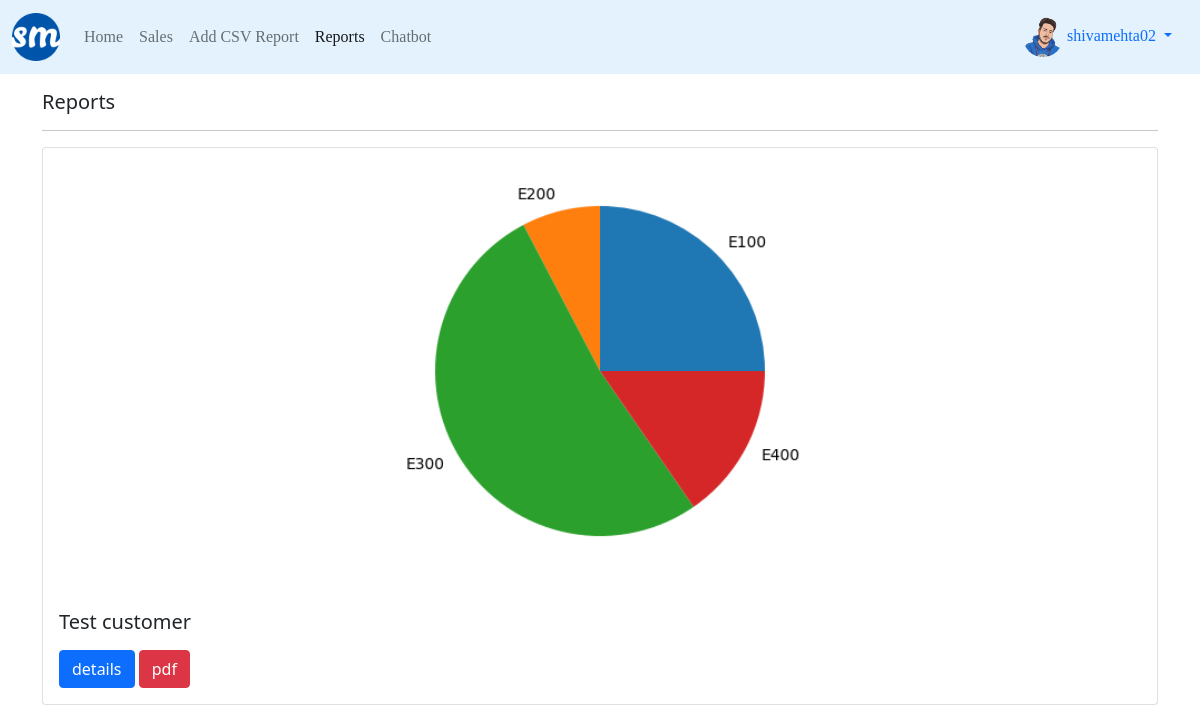
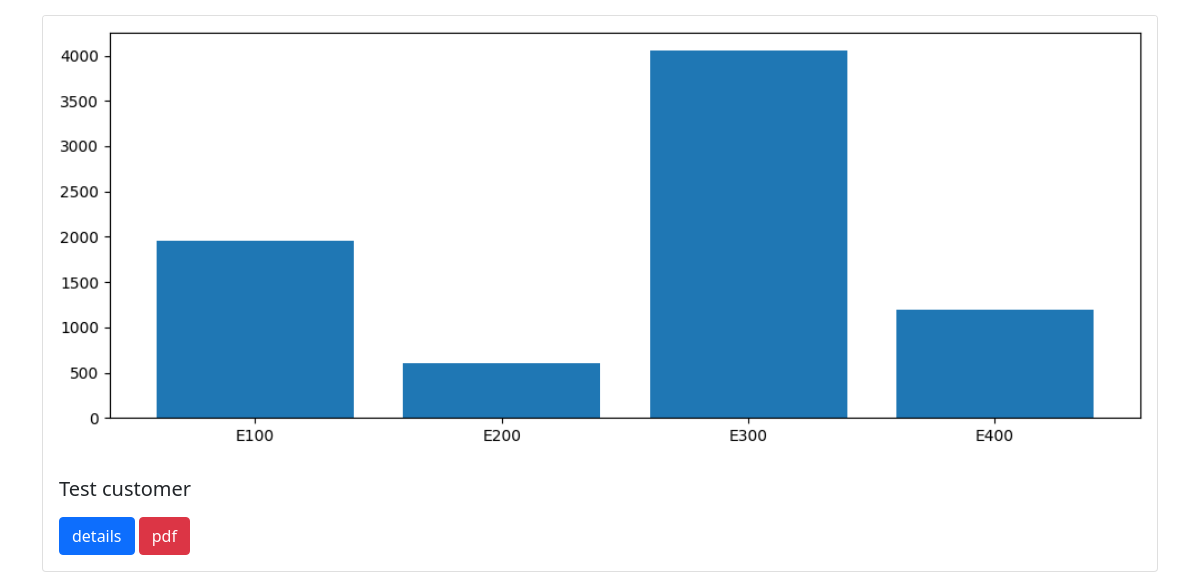
/reports/ (signed in), run on an earlier commit of the app's database (2 pictures, top to bottom).
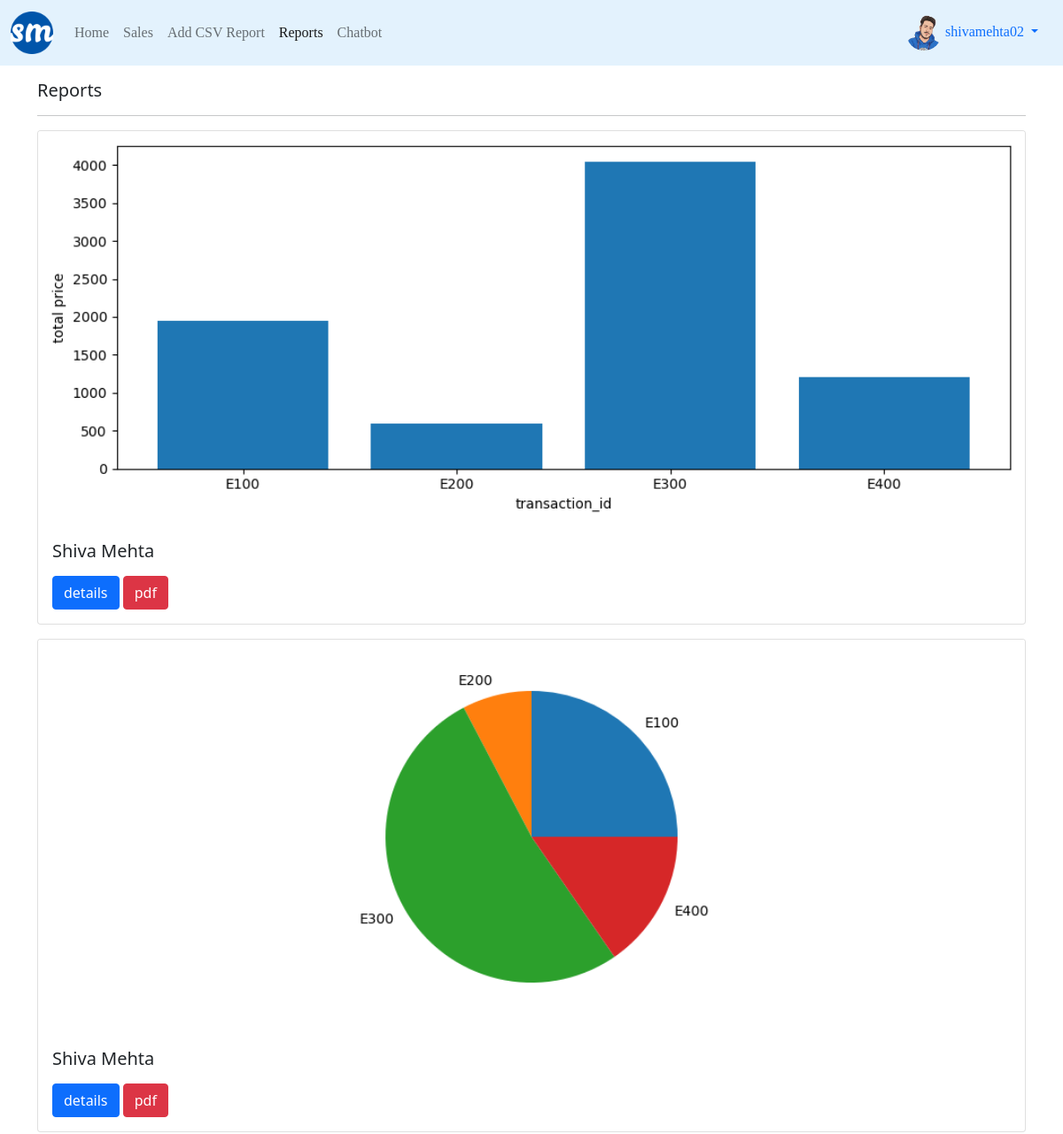
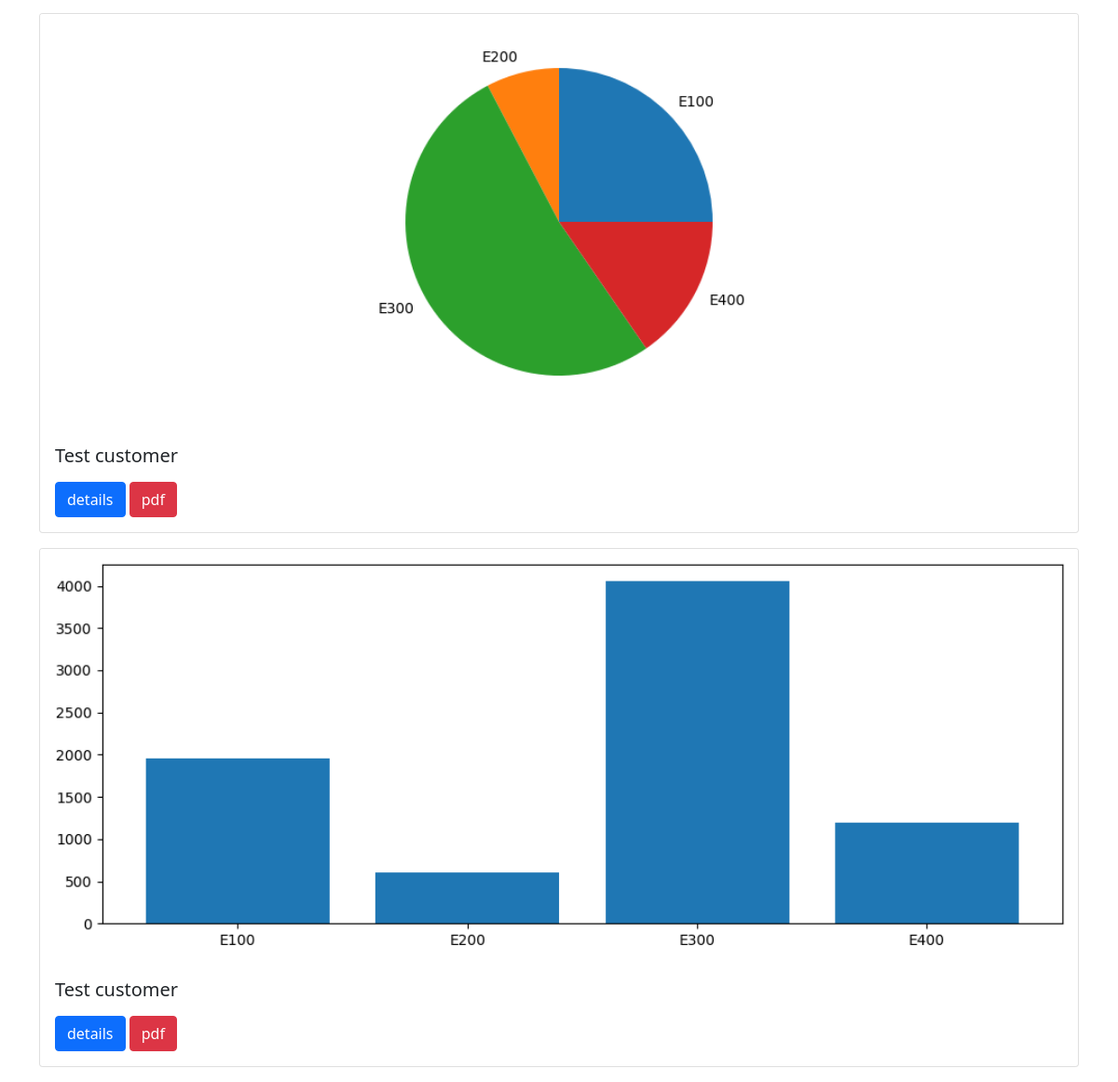
And on a later commit of the database (2 pictures, top to bottom).
### profiles/models.py (models this page shows, shortened)
class Profile(models.Model):
    user = models.OneToOneField(User,on_delete=models.CASCADE)
    bio = models.TextField(default='no bio...')
    avatar = models.ImageField(upload_to= 'avatars',default = 'no_picture.png')
    created = models.DateTimeField(auto_now_add=True)
    updtaed = models.DateTimeField(auto_now= True)

### reports/models.py (models this page shows, shortened)
class Report(models.Model):
    name = models.CharField(max_length=120)
    image = models.ImageField(upload_to = 'reports',blank = True)
    remarks = models.TextField()
    author = models.ForeignKey(Profile,on_delete=models.CASCADE)
    created = models.DateTimeField(auto_now=True)
    updated = models.DateTimeField(auto_now=True)
    def get_absolute_url(self):
        return reverse("reports:detail", kwargs={"pk": self.pk})
    class Meta:
        ordering = ('-created',)

### reports/views.py (the view)
# urls.py: path('',ReportListView.as_view(),name='main'),
class ReportListView(LoginRequiredMixin,ListView):
    model = Report
    template_name = 'reports/main.html'

### reports/templates/reports/main.html (shortened to what this page needs)
{% extends 'base.html' %}
   {%block content %}
   <h5>Reports</h5>
    <hr>
    {% for obj in object_list %}
      <div class="card mb-3">
        {% if obj.image %}
        <img src="{{obj.image.url}}" class="card-img-top" alt="{{obj.name}}">
        {% endif %}
        <div class="card-body">
          <h5 class="card-title">{{obj.name}}</h5>
          <a href="{{obj.get_absolute_url}}"class="btn btn-primary">details</a>
          <a href="{% url 'reports:pdf' obj.pk %}"class="btn btn-danger">pdf</a>
        </div>
      </div>
    {% endfor %}
 {% endblock content %}

### templates/base.html (shortened to what this page needs)
{% load static %}
<!doctype html>
<html lang="en">
  <head>
    <link href="https://cdn.jsdelivr.net/npm/bootstrap@5.0.0-beta2/dist/css/bootstrap.min.css" rel="stylesheet">
    <link rel="stylesheet" href="{% static 'dropzone.css' %}">
    <link rel="stylesheet" href="{% static 'style.css' %}">
    <link rel="stylesheet" href="{%static 'Poppins-Bold.ttf'%}">
  </head>
  <body>
    {% include 'navbar.html' %}
    <div class="container mt-3 mb-3">
        {% block content %}
        {% endblock content %}
    </div>
  </body>
</html>

### templates/navbar.html (shortened to what this page needs)
{% load static %}
{% url 'sales:home' as path_to_home %}
{% url 'sales:list' as path_to_sales %}
{% url 'reports:from-file' as path_to_from_files %}
{% url 'reports:main' as path_to_reports %}
{% url 'chatbot:chatbot' as path_to_chatbot %}
<nav class="navbar navbar-expand-lg navbar-light" style="background-color: #e3f2fd; font-family: Poppins-Bold;">
  <div class="container-fluid">
    <a class="navbar-brand" href=""><img src="{% static 'favicon.ico' %}" class="logo-sm"></a>
    <div class="collapse navbar-collapse" id="navbarSupportedContent">
      <ul class="navbar-nav  ">
        <li class="nav-item">
          <a class="nav-link {% if request.path == path_to_home%}active{% endif %}" href="{{path_to_home}} ">Home</a>
        </li>
        <li class="nav-item">
          <a class="nav-link {% if request.path == path_to_sales%}active{% endif %}" href="{{path_to_sales}}">Sales</a>
        </li>
        <li class="nav-item">
          <a class="nav-link {% if request.path == path_to_from_files%}active{% endif %}" href="{{path_to_from_files}}">Add CSV Report</a>
        </li>
        <li class="nav-item">
          <a class="nav-link {% if request.path == path_to_reports%}active{% endif %}" href="{{path_to_reports}}">Reports</a>
        </li>
        <li class="nav-item">
          <a class="nav-link {% if request.path == path_to_chatbot%}active{% endif %}" href="{{path_to_chatbot}}">Chatbot</a>
        </li>
      </ul>
    </div>
    {% if request.user.is_authenticated %}
      <div class="nav-item dropdown">
        <div class="nav-link dropdown-toggle" id="navbarDropdownMenuLink" role="button" data-bs-toggle="dropdown" aria-expanded="false">
          <img src="{{request.user.profile.avatar.url}}" class="avatar-sm">&nbsp;{{request.user}}
        </div>
      </div>
    {% endif %}
  </div>
</nav>

### static/style.css (style rules this page uses)
.avatar-sm { height: 40px; width:40px; border-radius: 50%; }

What changed in the data, as far as the page shows it:
added Report: image (picture), name "Shiva Mehta"
added Report: image (picture), name "Shiva Mehta"
